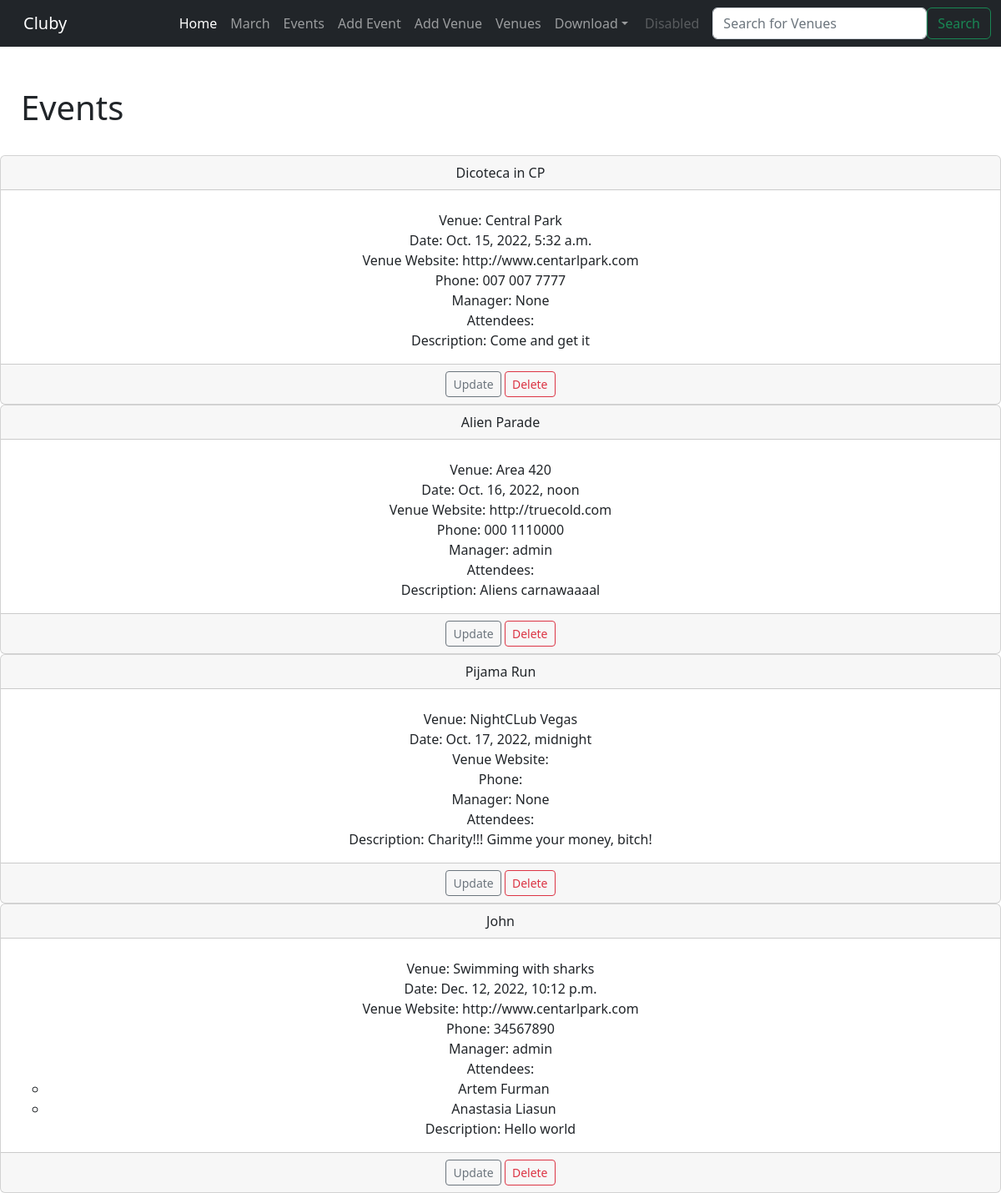
The app's page /events with its own data.
### events/models.py (models this page shows, shortened)
class Event(models.Model):
    name = models.CharField('Event Name', max_length=120)
    event_date = models.DateTimeField('Event Date')
    venue = models.ForeignKey(Venue, blank=True, null=True, on_delete=models.CASCADE)
    manager = models.ForeignKey(User, blank=True, null=True, on_delete=models.SET_NULL)
    description = models.TextField(blank=True)
    attendees = models.ManyToManyField(MyClubUser, blank=True)

class Venue(models.Model):
    name = models.CharField('Venue Name', max_length = 120)
    address = models.CharField(max_length = 300)
    zip_code = models.CharField('Zip Code', max_length = 15)
    phone = models.CharField('Contact Phone', max_length = 25, blank=True)
    web = models.URLField('Website Address', blank=True)
    email_address = models.EmailField('Email Address', blank=True)
    def __str__(self):
        return self.name

class MyClubUser(models.Model):
    first_name =models.CharField('Event Name', max_length=30)
    last_name = models.CharField('Event Name', max_length=30)
    email = models.EmailField("User Email")
    def __str__(self):
        return self.first_name + " " + self.last_name

### events/views.py (the view)
# urls.py: path('events', views.all_events, name='list-events'),
def all_events(request):
    event_list = Event.objects.all().order_by('event_date')
    return render(request, 'events/event_list.html', {
        "event_list": event_list
    })

### events/templates/events/event_list.html
{% extends 'events/base.html' %}
{% block content %}
<div class="dupa">
    <h1>Events</h1>
</div>
    {% for event in event_list %}
        <div class="card text-center">
            <div class="card-header">
            {{ event.name }}
            </div>
            <div class="card-body">
                <ul class="no-bullets">
                    <li><h5 class="card-title"></h5>Venue: {{ event.venue }}</h5></li>
                    <li>Date: {{ event.event_date }}</li>
                    <li>Venue Website: {{ event.venue.web}}</li>
                    <li>Phone: {{ event.venue.phone}}</li>
                    <li>Manager: {{ event.manager }}</li>
                    <li> Attendees:
                        <ul>
                            {% for user in event.attendees.all %}
                            <li>{{ user }}</li>
                            {% endfor %}
                    </ul>
                </ul>
            <p class="card-text">Description: {{ event.description }}</p>
            </div>
            <div class="card-footer text-muted">
                <a href="{% url 'update-event' event.id %}" class="btn btn-outline-secondary btn-sm">Update</a>
                <a href="{% url 'delete-event' event.id %}" class="btn btn-outline-danger btn-sm">Delete</a>
            </div>
        </div>
    {% endfor %}
{% endblock %}

### events/static/events/dupa.css (style rules this page uses)
.dupa { padding: 25px; }
.no-bullets { list-style-type: none; padding: 0; margin: 0; }

### records on screen
Event: name "Dicoteca in CP", venue "Central Park", event_date "Oct. 15, 2022, 5:32 a.m.", venue.web "http://www.centarlpark.com", venue.phone "007 007 7777", manager "None", description "Come and get it"
Event: name "Alien Parade", venue "Area 420", event_date "Oct. 16, 2022, noon", venue.web "http://truecold.com", venue.phone "000 1110000", manager "admin", description "Aliens carnawaaaal"
Event: name "Pijama Run", venue "NightCLub Vegas", event_date "Oct. 17, 2022, midnight", manager "None", description "Charity!!! Gimme your money, bitch!"
Event: name "John", venue "Swimming with sharks", event_date "Dec. 12, 2022, 10:12 p.m.", venue.web "http://www.centarlpark.com", venue.phone "34567890", manager "admin", description "Hello world"
MyClubUser: first_name+last_name "Artem Furman"
MyClubUser: first_name+last_name "Anastasia Liasun"
